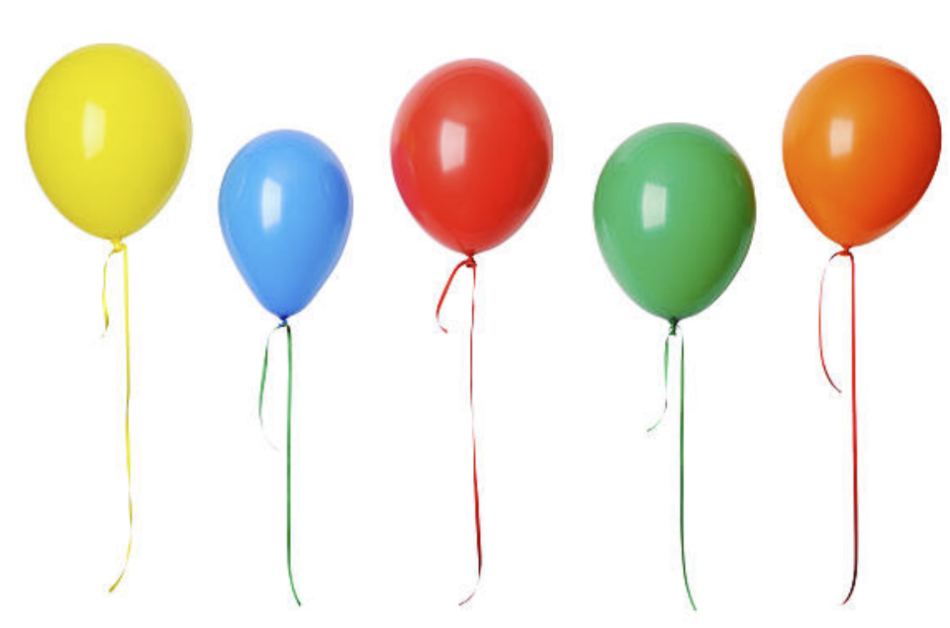
#> input picture LAB02/ballon.PNG, 950 x 628 px
$ python ex1.py
#> lines starting #> are read from the running program, lines starting #| are printed output that depends on the picture; after the words box and inside, x2 and y2 are one past the last pixel; in counts of white or black regions, pixels touching at a corner belong together
### LAB02/518H0035_LeHoangLong/putText.py
import cv2

def putText(image, abc, org, color):
    # font
    font = cv2.FONT_HERSHEY_SIMPLEX

    # org
    # org = (50, 50)

    # fontScale
    fontScale = 1


    # Line thickness of 2 px
    thickness = 2

    # Using cv2.putText() method
    image = cv2.putText(image, abc , org, font,
                    fontScale, color, thickness, cv2.LINE_AA)

    return image

### LAB02/ex1.py
##1. Split each color channel of the image
import numpy as np
import cv2
import putText

image = cv2. imread('ballon.PNG')
#> image is the input picture: shape (628, 950, 3); mean B, G, R 221.2, 232.2, 238.4

b ,g ,r = cv2.split(image)
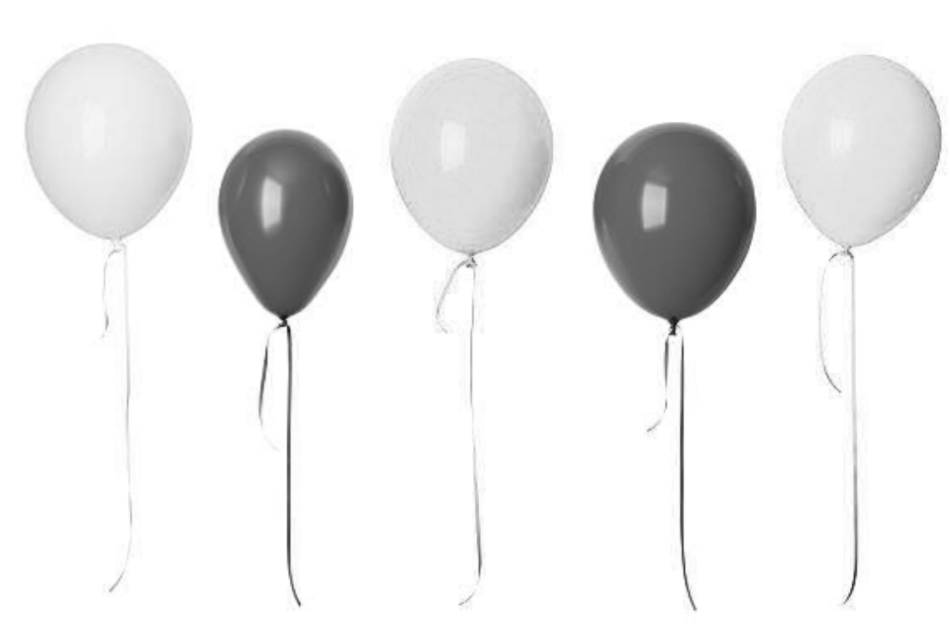
#> r: shape (628, 950); min 19, max 255, mean 238.4

img1 = cv2.merge((b,g,r))

cv2.imshow("Blue",b)
cv2.waitKey(0)
cv2.imshow("Green",g)
cv2.waitKey(0)
cv2.imshow("Red",r)
cv2.waitKey(0)
cv2.imshow("Result",img1)
cv2.imwrite('image_1_1.PNG', img1)
cv2.waitKey(0)

##2 Locate the position of each balloon by drawing a rectangle (bounding-box) surrounding each balloon

image = cv2. imread('ballon.PNG')

## Yellow

start_point = (21,40)
end_point = (195,595)

color = (0, 255, 255)

thickness = 2

image_yellow = cv2.rectangle(image, start_point, end_point, color, thickness)

# cv2.imshow('Image Yellow', image_yellow)
# cv2.waitKey(0)

## blue
start_point = (215,121)
end_point = (358,615)

color = (255, 0, 0)

thickness = 2

image_blue = cv2.rectangle(image, start_point, end_point, color, thickness)

# cv2.imshow('Image blue', image_blue)
# cv2.waitKey(0)

## red
start_point = (381,53)
end_point = (559,619)

color = (0, 0, 255)

thickness = 2

image_red = cv2.rectangle(image, start_point, end_point, color, thickness)

# cv2.imshow('Image red', image_red)
# cv2.waitKey(0)

##green
start_point = (584,115)
end_point = (762,619)

color = (0, 255, 0)

thickness = 2

image_green = cv2.rectangle(image, start_point, end_point, color, thickness)

# cv2.imshow('Image green', image_green)
# cv2.waitKey(0)

##orange
start_point = (774,50)
end_point = (946,622)

color = (0, 165, 255)

thickness = 2

image_orange = cv2.rectangle(image, start_point, end_point, color, thickness)

# cv2.imshow('Image orange', image_orange)
# cv2.waitKey(0)
cv2.imwrite('image_1_2.PNG', image_orange)

##3 Name each balloon by putting a text of color name right above the bounding boxes.

##Yellow
org_yellow = (78,23)
putText.putText(image_orange, 'Yellow', org_yellow, (0, 255, 255))

# cv2.imshow('Result Yellow Text', image_orange)
# cv2.waitKey(0)

## blue
org_blue = (260,97)
putText.putText(image_orange, 'Blue', org_blue, (255, 0, 0))
# cv2.imshow('Result Blue Text', image_orange)
# cv2.waitKey(0)

##red
org_red = (437,32)
putText.putText(image_orange, 'Red', org_red, (0, 0, 255))

##green
org_green = (620,95)
putText.putText(image_orange, 'Green', org_green, (0, 255, 0))

##orange
org_orange = (820,28)
putText.putText(image_orange, 'Orange', org_orange, (0, 165, 255))
cv2.imshow('Result Text', image_orange)
cv2.imwrite('image_1_3.PNG', image_orange)
cv2.waitKey(0)

## 4 Extract the yellow balloon by creating a new image of only one balloon.
image = cv2. imread('ballon.PNG')
ballon_yellow = image[ 36:612, 20:200]
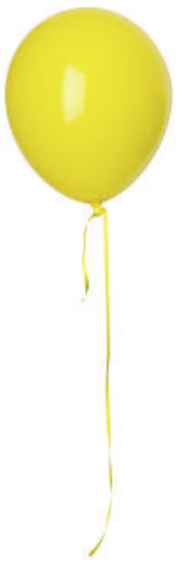
#> ballon_yellow: shape (576, 180, 3); mean B, G, R 205.5, 245, 247.5
# cv2.imshow('Ballon_yellow', ballon_yellow)
# cv2.waitKey(0)
cv2.imwrite('image_1_4.PNG', ballon_yellow)

##5 Extract the yellow balloon automatically by using HSV color space to extract only pixels of yellow color.

image = cv2. imread('ballon.PNG')
imageHSV = cv2.cvtColor(image, cv2.COLOR_BGR2HSV)
#> imageHSV: shape (628, 950, 3); mean H, S, V 15.6, 34.6, 245.7
lower_h=np.array([20,100,100])
higher_h = np.array([30,255,255])
mask = cv2.inRange(imageHSV, lower_h, higher_h)
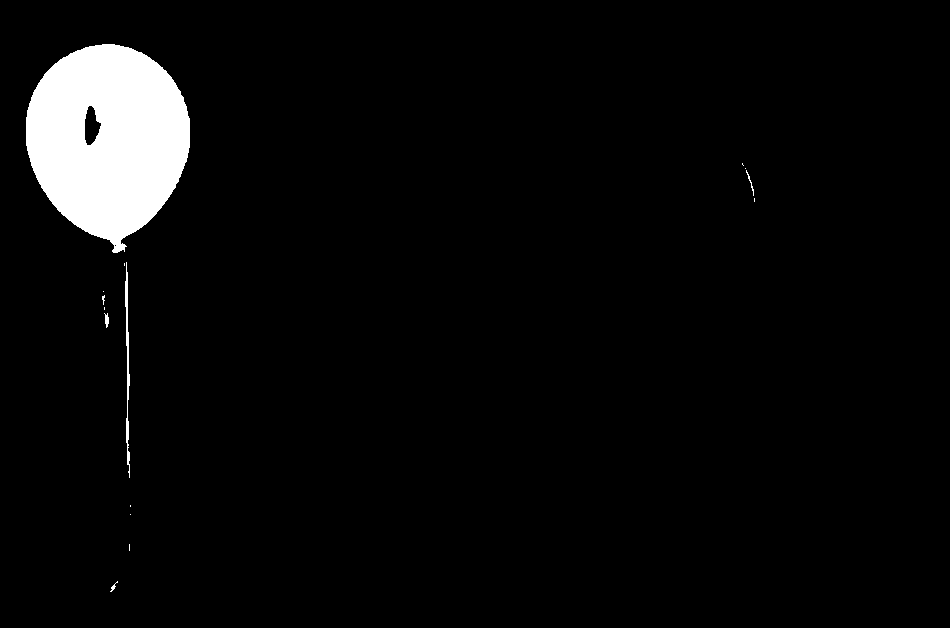
#> mask: shape (628, 950); 4.2% white; 15 white regions (10 under 20 px), largest, box (x1, y1, x2, y2) and area: (26, 44, 190, 253) 24268, (125, 262, 130, 478) 469, (104, 313, 109, 328) 45, (746, 170, 754, 196) 37, (110, 581, 118, 592) 25
cv2.imwrite('image_1_5.PNG', mask)
cv2.imshow('Image_5',mask)
cv2.waitKey(0)

##6 Re-paint the yellow balloon by replacing the pixels of yellow by green.
image = cv2. imread('ballon.PNG')
(h,w) = image.shape[:2]
#> h = 628; w = 950
# print(image.shape)
# print('h: ', h)
# print('w: ',w)
pw=w//5
#> pw = 190

green_ballon = image[0:h, pw*3:pw*4]
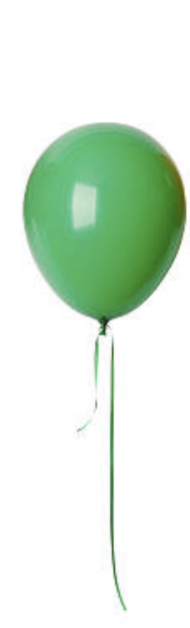
#> green_ballon: shape (628, 190, 3); mean B, G, R 221.4, 235.7, 220.8
image[0:h, 15:pw+15] = green_ballon
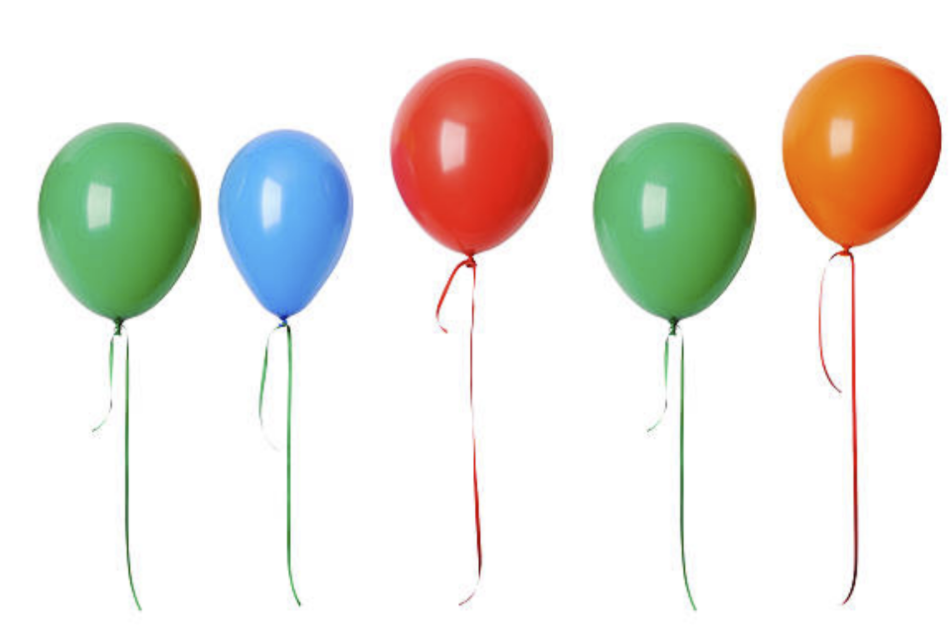
#> image: shape (628, 950, 3); 9.02% of pixels changed, all inside (x1, y1, x2, y2) = (21, 29, 205, 625)
cv2.imshow("image_1.6",image)
cv2.imwrite('image_1_6.PNG', image)
cv2.waitKey(0)

##7 Rotate the first balloon an angle of 20 degree
image = cv2. imread('ballon.PNG')
(h,w) = image.shape[:2]
pw=w//5
first_ballon = image[0:h,0:pw+15]
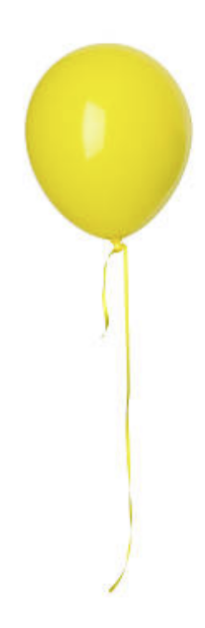
#> first_ballon: shape (628, 205, 3); mean B, G, R 215.2, 247, 249
(dx, dy)=(w//2, h//2)
#> dx = 475; dy = 314
R=cv2.getRotationMatrix2D((dx,dy), 20, 1)
res=cv2.warpAffine(first_ballon, R,(h,w))
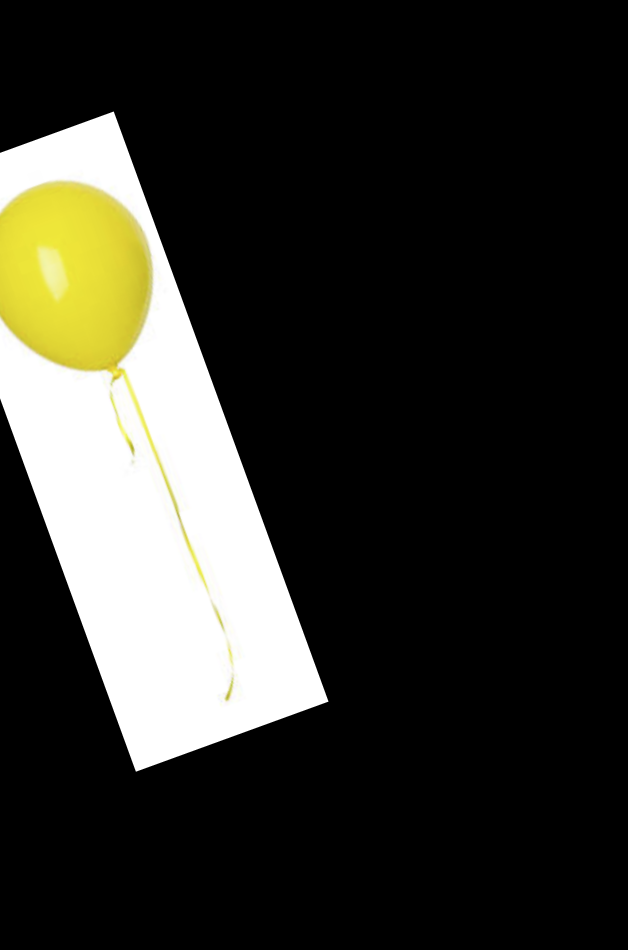
#> res: shape (950, 628, 3); mean B, G, R 42.7, 49.3, 49.7
cv2.imshow("first_ballon", res)
cv2.imwrite('image_1_7.PNG', res)
cv2.waitKey(0)
